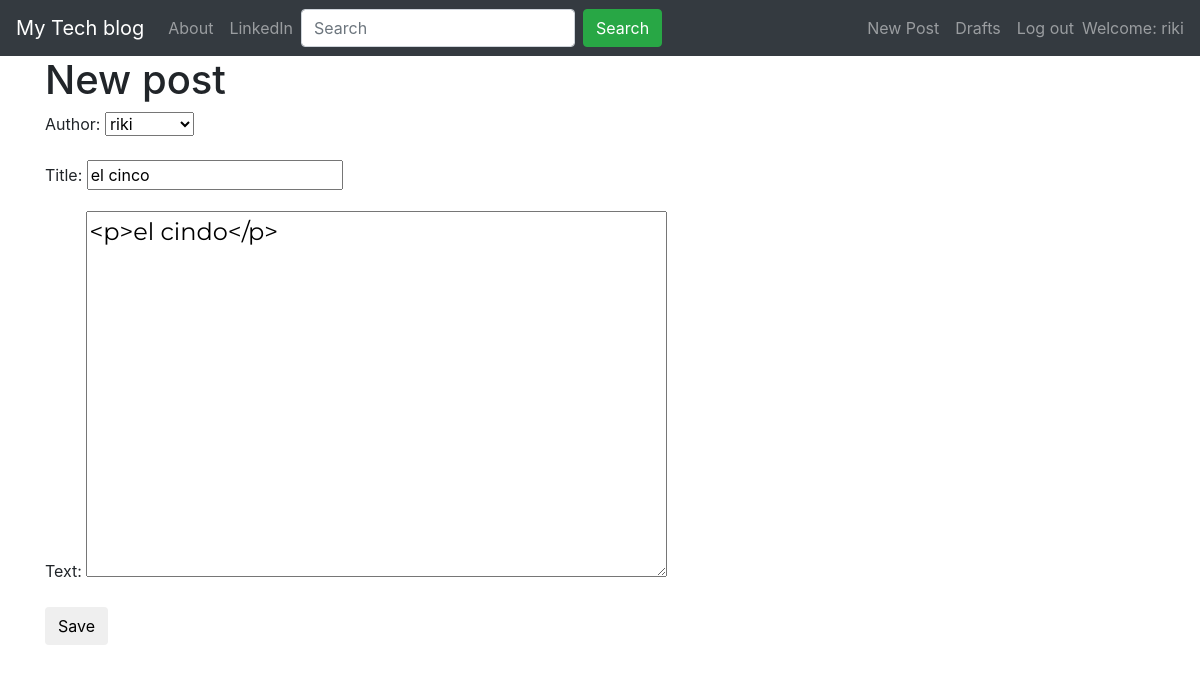
The page /post/7/edit/ (signed in) on the database its author committed.
### blog/models.py (models this page shows, shortened)
class Post(models.Model):
    author = models.ForeignKey('auth.User',on_delete=models.DO_NOTHING)
    title = models.CharField(max_length=200)
    text = models.TextField()
    created_date = models.DateTimeField(default=timezone.now)
    published_date = models.DateTimeField(blank=True, null=True)

### blog/views.py (the view)
# urls.py: path('post/<int:pk>/edit/',views.PostUpdateView.as_view(),name='post_edit'),
class PostUpdateView(LoginRequiredMixin,UpdateView):
    login_url = '/login/'
    redirect_field_name = 'blog/post_detail.html'
    form_class = PostForm
    model = Post

### blog/forms.py
class PostForm(forms.ModelForm):
    class Meta:
        model = Post
        fields = ('author','title', 'text',)
        widgets = {
            'title': forms.TextInput(attrs={'class': 'textinputclass'}),
            'text': forms.Textarea(attrs={'class': 'editable medium-editor-textarea postcontent'}),
        }

### blog/templates/blog/post_form.html (shortened to what this page needs)
{% extends 'blog/base.html' %}
{% block content %}
    <h1>New post</h1>
    <form method="POST" class="post-form">
    {{form.as_p}}
    <button type="submit" class="save btn btn-default">Save</button>
    </form>
{% endblock %}

### blog/templates/blog/base.html (shortened to what this page needs)
<!DOCTYPE html>
{% load staticfiles %}
<html>
    <head>
        <link rel="stylesheet" href="https://maxcdn.bootstrapcdn.com/bootstrap/4.1.3/css/bootstrap.min.css">
        <link rel="stylesheet" href="//cdn.jsdelivr.net/medium-editor/latest/css/medium-editor.min.css" type="text/css" media="screen" charset="utf-8">
        <link rel="stylesheet" href="{% static 'css/blog.css' %}">
        <link rel="stylesheet" href="https://use.fontawesome.com/releases/v5.5.0/css/all.css">
        <body>
          <nav class="navbar navbar-expand-md bg-dark navbar-dark">
            <a class="navbar-brand" href="{% url 'post_list' %}">My Tech blog</a>
          <div class="collapse navbar-collapse" id="collapsibleNavbar">
            <ul class="navbar-nav">
              <li class="nav-item"><a class="nav-link" href="{% url 'about'%}">About</a></li>
              <li class="nav-item"><a class="nav-link" href="https://www.linkedin.com">LinkedIn</a></li>
            </ul>
            <form class="form-inline" action="{% url 'post_search' %}">
              <input class="form-control mr-sm-2" type="text" name='q' placeholder="Search">
              <button class="btn btn-success" type="submit">Search</button>
            </form>
          </div>
      <ul class="navbar-nav navbar-center">
        {% if user.is_authenticated %}
        <li class="nav-item"><a class="nav-link" href="{% url 'post_new' %}">New Post</a></li>
        <li class="nav-item"><a class="nav-link" href="{% url 'post_draft_list' %}">Drafts</a></li>
        <li class="nav-item"><a class="nav-link" href="{% url 'logout' %}">Log out</a></li>
        <span class="navbar-text">    Welcome: {{ user.username }}  </span>
          {% else %}
          <li class="nav-item"><a class="nav-link" href="{% url 'login' %}">Login</a></li>
        {% endif %}
      </ul>
</nav>
        <div class="content container">
            <div class="row">
                <div class="col-md-8">
                  <div class="blog_posts">
                    {% block content %}
                    {% endblock %}
                  </div>
                </div>
            </div>
        </div>
</body>
</html>

### blog/static/css/blog.css (style rules this page uses)
.postcontent { font-family: 'Montserrat'; font-size: 1.5em; }

### rows shown on the page
Post: author "riki", title "el cinco", text "<p>el cindo</p>"

### other values the page prints
{{ user.username }} "riki"
